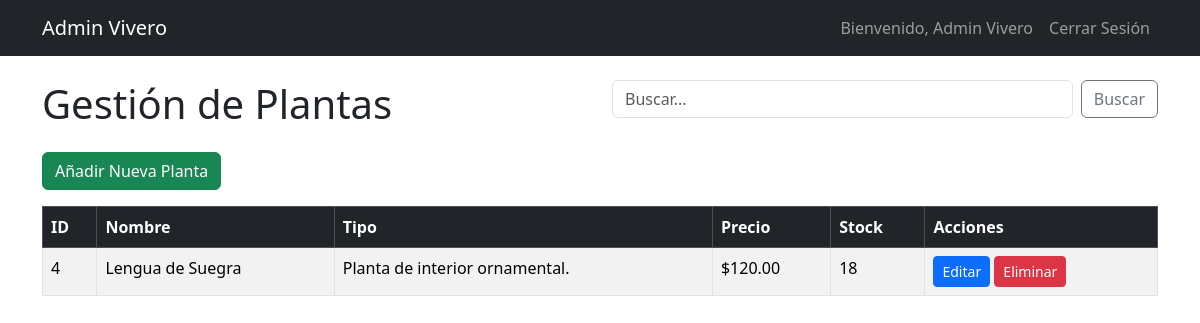
The page /admin/dashboard.php?buscar=Lengua de Suegra (signed in) on the database its author committed.
### tables this page shows
CREATE TABLE `plantas` (
  `id` int(11) NOT NULL,
  `nombre_comun` varchar(100) NOT NULL,
  `nombre_cientifico` varchar(100) DEFAULT NULL,
  `descripcion` text DEFAULT NULL,
  `tipo` varchar(50) DEFAULT NULL,
  `cuidados_luz` varchar(100) DEFAULT NULL,
  `cuidados_riego` varchar(100) DEFAULT NULL,
  `precio` decimal(10,2) NOT NULL DEFAULT 0.00,
  `stock` int(11) NOT NULL DEFAULT 0,
  `imagen_url` varchar(255) DEFAULT NULL
);

### models/Planta.php (called while the page is built, shortened)
<?php
class Planta {
    private $conn;
    private $table_name = "plantas";
    public function __construct($db) {
        $this->conn = $db;
    }
    function buscar($keywords) {
        $query = "SELECT * FROM " . $this->table_name . " WHERE nombre_comun LIKE ? ORDER BY nombre_comun ASC";
        $stmt = $this->conn->prepare($query);
        $keywords = htmlspecialchars(strip_tags($keywords));
        $keywords = "%{$keywords}%";
        $stmt->bindParam(1, $keywords);
        $stmt->execute();
        return $stmt;
    }
}
?>

### admin/dashboard.php (the view, shortened to what this page needs)
<?php
include_once '../models/Planta.php';
$database = new Database();
$db = $database->connect();
$planta = new Planta($db);
$keywords = isset($_GET["buscar"]) ? $_GET["buscar"] : "";
if (!empty($keywords)) {
    $stmt = $planta->buscar($keywords);
} else {
    $stmt = $planta->leer();
}
$num = $stmt->rowCount();
?>
<!DOCTYPE html>
<html lang="es">
<head>
    <link href="https://cdn.jsdelivr.net/npm/bootstrap@5.3.2/dist/css/bootstrap.min.css" rel="stylesheet">
</head>
<body>
    <nav class="navbar navbar-expand-lg navbar-dark bg-dark">
        <div class="container">
            <a class="navbar-brand" href="#">Admin Vivero</a>
            <ul class="navbar-nav ms-auto">
                <li class="nav-item">
                    <a class="nav-link">Bienvenido, <?php echo htmlspecialchars($_SESSION['user_nombre']); ?></a>
                </li>
                <li class="nav-item">
                    <a class="nav-link" href="../logout.php">Cerrar Sesión</a>
                </li>
            </ul>
        </div>
    </nav>
    <div class="container mt-4">
        <div class="row mb-3">
            <div class="col-md-6"><h1>Gestión de Plantas</h1></div>
            <div class="col-md-6">
                <form action="dashboard.php" method="GET" class="d-flex">
                    <input class="form-control me-2" type="search" placeholder="Buscar..." name="buscar">
                    <button class="btn btn-outline-secondary" type="submit">Buscar</button>
                </form>
            </div>
        </div>
        <a href="crear_planta.php" class="btn btn-success mb-3">Añadir Nueva Planta</a>
        <table class="table table-bordered table-striped">
            <thead class="table-dark">
                <tr>
                    <th>ID</th><th>Nombre</th><th>Tipo</th><th>Precio</th><th>Stock</th><th>Acciones</th>
                </tr>
            </thead>
            <tbody>
                <?php if ($num > 0): ?>
                    <?php while ($row = $stmt->fetch(PDO::FETCH_ASSOC)): extract($row); ?>
                        <tr>
                            <td><?php echo htmlspecialchars($id); ?></td>
                            <td><?php echo htmlspecialchars($nombre_comun); ?></td>
                            <td><?php echo htmlspecialchars($tipo); ?></td>
                            <td>$<?php echo htmlspecialchars($precio); ?></td>
                            <td><?php echo htmlspecialchars($stock); ?></td>
                            <td>
                                <a href="editar_planta.php?id=<?php echo $id; ?>" class="btn btn-primary btn-sm">Editar</a>
                                <a href="eliminar_planta.php?id=<?php echo $id; ?>" class="btn btn-danger btn-sm">Eliminar</a>
                            </td>
                        </tr>
                    <?php endwhile; ?>
                <?php else: ?>
                    <tr><td colspan="6" class="text-center">No hay plantas registradas.</td></tr>
                <?php endif; ?>
            </tbody>
        </table>
    </div>
</body>
</html>

### rows shown on the page
plantas: id "4", nombre_comun "Lengua de Suegra", tipo "Planta de interior ornamental.", precio "120.00", stock "18"

### other values the page prints
$_SESSION['user_nombre'] "Admin Vivero"
